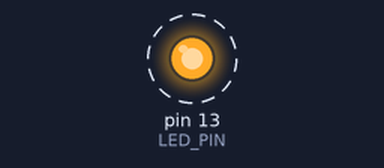
The sketch below on a simulated Arduino Uno, built with avr-gcc and run on an emulated ATmega328P. On the bench: output pins drawn as LEDs (lit = HIGH). Dashed ring = blinking.

Above: at 0.05 s.
Timing chart, 0 to 3.0 s (numbered marks = the images above):
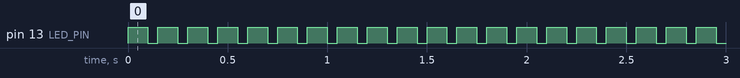

The sketch:

Arduino.ino
```cpp
// Definim LED-ul integrat
const int LED_PIN = LED_BUILTIN;

void setup() {
  pinMode(LED_PIN, OUTPUT); // configurare pin ca OUTPUT
}

void loop() {
const int start_duration = 100;
const int stop_duration = 50;


    digitalWrite(LED_PIN, HIGH); // aprinde LED
    delay(start_duration);
    digitalWrite(LED_PIN, LOW);  // stinge LED
    delay(stop_duration);           // pauza între simboluri

}
```

Measured:
- by itself, pin 13 (LED_PIN): alternates HIGH for 0.10 s and LOW for 0.05 s
